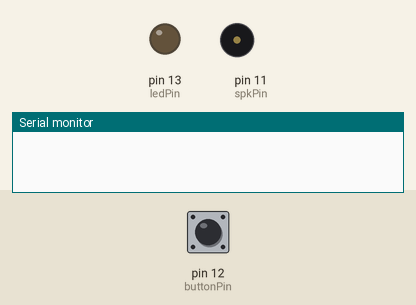
This sketch was run on a simulated Arduino Uno, built with avr-gcc and run on an emulated ATmega328P. Shown: output pins drawn as LEDs (lit = HIGH), buzzer (waves = sounding), the last lines printed to the serial monitor. The inputs (shaded band) are chosen by the test bench; at power-on: pin 12 (buttonPin) HIGH. Random numbers use the default seed unless the sketch sets one.

Above: at 1.2 s.
1.3 s: pin 12 (buttonPin) pulled LOW for 3.2 s
At 1.9 s:
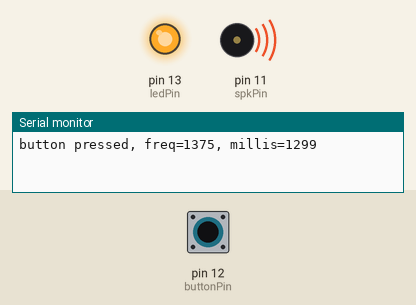
Timing chart, 0 to 6.8 s (numbered marks = the images above; inputs shaded):
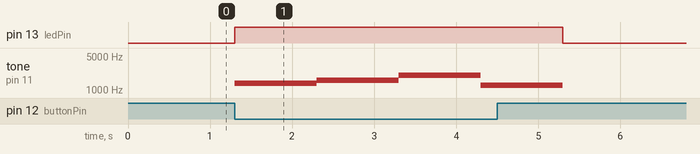

The sketch:

buttonPullupTone_101817a.ino
```cpp
int buttonPin = 12;
int ledPin = 13;
int spkPin = 11;

int freq = 1000;
int toneDur = 1000;

void setup() {
  pinMode(ledPin, OUTPUT);
  pinMode(buttonPin, INPUT_PULLUP);
  Serial.begin(9600);
  randomSeed(A4);
}

void loop() {

  if (digitalRead(buttonPin)==0) {
    freq = random(1000, 3001); // choose a new freq

    Serial.print("button pressed, freq=");
    Serial.print(freq);
    Serial.print(", millis=");
    Serial.println(millis());

    digitalWrite(ledPin, HIGH);
    tone(spkPin, freq, toneDur); // give tone
    //digitalWrite(ledPin, LOW);
    delay(toneDur);
    digitalWrite(ledPin, LOW);
  }

}
```

Measured:
- after the input at 1.3 s, pin 13 (ledPin): LOW → HIGH at once, → LOW 4.0 s later; tone on pin 11 (spkPin): plays 1375 Hz for 1.0 s, 1592 Hz for 1.0 s, 2019 Hz for 1.0 s, 1247 Hz for 1.0 s, starting at once
